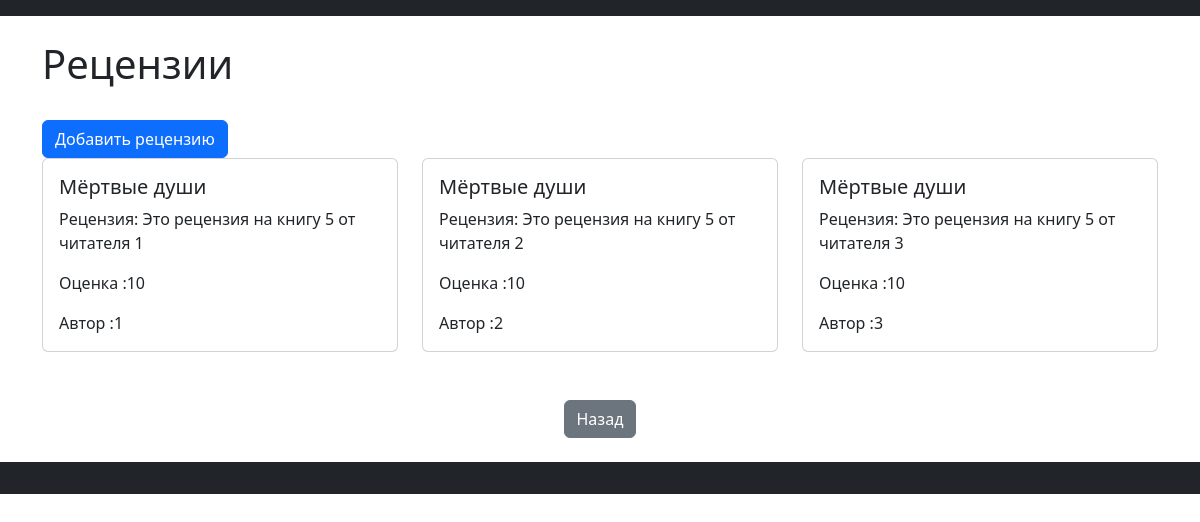
/book/5, run on the app's committed database.
### app/models.py (models this page shows)
class Book(Base):
    __tablename__ = 'books'
    id = Column(Integer, primary_key = True, index = True)
    title = Column(String, unique=True, index = True,nullable=False)
    author = Column(String, index = True, nullable=False)
    image_url = Column(String, index = True, nullable=True)
    description = Column(Text, index = True, nullable=True)
    reviews = relationship('Review', back_populates='book')

class Review(Base):
    __tablename__ = 'reviews'
    id = Column(Integer, primary_key=True, index=True)
    text = Column(Text, nullable=True, index = True)
    rating = Column(Integer, nullable=False, index = True)
    user_id = Column(Integer, ForeignKey('users.id'))
    book_id = Column(Integer, ForeignKey('books.id'))
    user = relationship('User', back_populates='reviews')
    book = relationship('Book', back_populates='reviews')

### app/routes/routes.py (the view)
@router.get("/book/{book_id}", tags=['Book'])
def book_reviews_page(book_id, request: Request, db: Session = Depends(get_db)):
    book = db.query(Book).filter(Book.id == book_id).first()
    if not book:
        raise HTTPException(status_code=404, detail="Книга не найдена")
    review = db.query(Review).filter(Review.book_id == book_id).all()
    return templates.TemplateResponse('book_reviews.html', {'request': request, 'book': book, "reviews": review})

### app/templates/book_reviews.html (shortened to what this page needs)
<!DOCTYPE html>
<html lang="ru">
<head>
    <link href="https://cdn.jsdelivr.net/npm/bootstrap@5.3.0/dist/css/bootstrap.min.css" rel="stylesheet">
</head>
<body>
    <nav class="navbar navbar-expand-lg navbar-dark bg-dark" id="main-nav">
    </nav>
    <div class="container mt-4">
        <div class="d-flex justify-content-between align-items-center mb-4">
            <h1>Рецензии</h1>
        </div>
        <a href="/review/add/{{ book.id }}" class="btn btn-primary">
    Добавить рецензию
</a>
        <div id="books-container" class="row">
            {% for review in reviews %}
            <div class="col-md-4 mb-4">
<div            class="card h-100 book-card">
                <div class="card-body d-flex flex-column">
                    <h5 class="card-title">{{ book.title }}</h5>
                    <p class="card-text">Рецензия: {{ review.text }}</p>
                    <p class="card-text">Оценка :{{ review.rating }}</p>
                    <p class="card-text">Автор :{{ review.user_id }}</p>
                    </div>
                </div>
            </div>
            {% endfor %}
        </div>
        <div class="text-center my-4">
            <a href="/menu" class="btn btn-secondary">Назад</a>
        </div>
    </div>
    <footer class="bg-dark text-white py-3 mt-4" id="main-footer">
    </footer>
</body>
</html>

### app/templates/book_reviews.html (style rules this page uses)
.book-card { transition: transform 0.3s; cursor: pointer; }

### data on the page
Review: text "Это рецензия на книгу 5 от читателя 1", rating "10", user_id "1"
Book: title "Мёртвые души"
Review: text "Это рецензия на книгу 5 от читателя 2", rating "10", user_id "2"
Review: text "Это рецензия на книгу 5 от читателя 3", rating "10", user_id "3"
